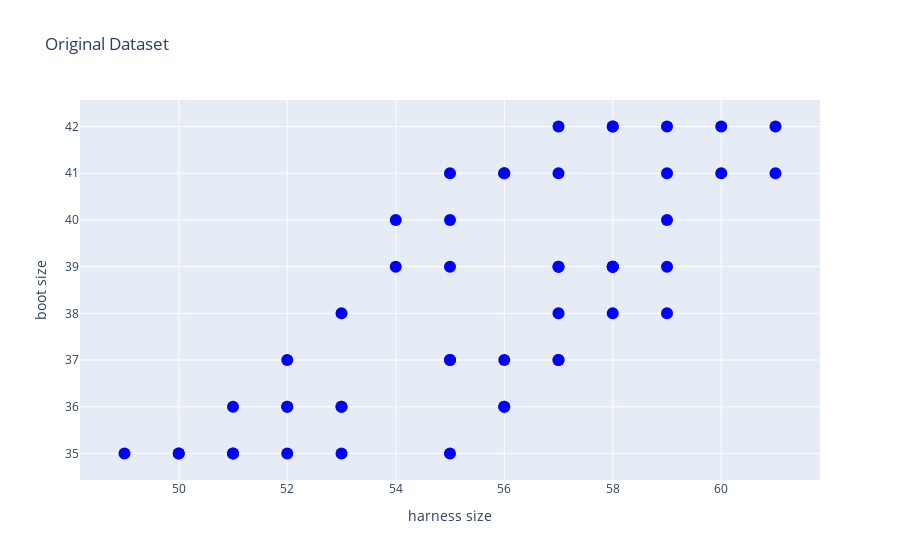

This figure's notebook cell:
### Code cell
# this cell print the original dataset
import plotly.graph_objects as go

fig = go.Figure()

fig.add_trace(
    go.Scatter(
        x = dataset.harness_size,
        y = dataset.boot_size,
        marker = dict(color="blue", size=12),
        mode = "markers"
    )
)

# fig.add_trace(
#     go.Scatter(
#         x = dataset.harnes_size,
#         y = dataset.boot_size,
#         mode = "lines",
#         name = "Model",
#         marker_color = "lightgreen"
#     )
# )

fig.update_layout(title="Original Dataset",
                  xaxis_title="harness size",
                  yaxis_title="boot size")

### Figure 1 — Plotly figure (JSON) as saved in the notebook; plotly's stock layout.template omitted (floating-point values rounded to 4 significant figures)
{"data": [{"marker": {"color": "blue", "size": 12}, "mode": "markers", "type": "scatter", "x": [58, 58, 52, 58, 57, 52, 55, 53, 49, 54, 59, 56, 53, 58, 57, 58, 56, 51, 50, 59, 59, 59, 55, 50, 55, 52, 53, 54, 61, 56, 55, 60, 57, 56, 61, 58, 53, 57, 57, 55, 60, 51, 52, 56, 55, 57, 58, 57, 51, 59], "y": [39, 38, 37, 39, 38, 35, 37, 36, 35, 40, 40, 36, 38, 39, 42, 42, 36, 36, 35, 41, 42, 38, 37, 35, 40, 36, 35, 39, 41, 37, 35, 41, 39, 41, 42, 42, 36, 37, 37, 39, 42, 35, 36, 41, 41, 41, 39, 39, 35, 39]}], "layout": {"title": {"text": "Original Dataset"}, "xaxis": {"title": {"text": "harness size"}}, "yaxis": {"title": {"text": "boot size"}}}}
